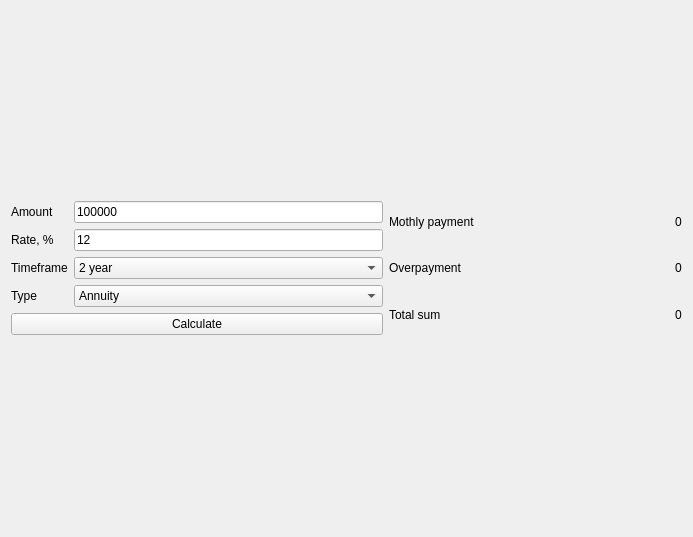
<?xml version="1.0" encoding="UTF-8"?>
<ui version="4.0">
 <class>Credit</class>
 <widget class="QWidget" name="Credit">
  <property name="geometry">
   <rect>
    <x>0</x>
    <y>0</y>
    <width>693</width>
    <height>537</height>
   </rect>
  </property>
  <property name="windowTitle">
   <string>Form</string>
  </property>
  <layout class="QGridLayout" name="gridLayout_3">
   <item row="0" column="1">
    <layout class="QGridLayout" name="gridLayout_2">
     <property name="horizontalSpacing">
      <number>200</number>
     </property>
     <item row="1" column="0">
      <widget class="QLabel" name="label_6">
       <property name="text">
        <string>Overpayment</string>
       </property>
      </widget>
     </item>
     <item row="2" column="1">
      <widget class="QLabel" name="label_total_sum">
       <property name="text">
        <string>0</string>
       </property>
      </widget>
     </item>
     <item row="1" column="1">
      <widget class="QLabel" name="label_overpayment">
       <property name="text">
        <string>0</string>
       </property>
      </widget>
     </item>
     <item row="2" column="0">
      <widget class="QLabel" name="label_7">
       <property name="text">
        <string>Total sum</string>
       </property>
      </widget>
     </item>
     <item row="0" column="0">
      <widget class="QLabel" name="label_10">
       <property name="text">
        <string>Mothly payment</string>
       </property>
      </widget>
     </item>
     <item row="0" column="1">
      <widget class="QLabel" name="label_month_pay">
       <property name="text">
        <string>0</string>
       </property>
      </widget>
     </item>
    </layout>
   </item>
   <item row="0" column="0">
    <layout class="QGridLayout" name="gridLayout">
     <item row="0" column="1">
      <widget class="QLineEdit" name="lineEdit_amount">
       <property name="text">
        <string>100000</string>
       </property>
      </widget>
     </item>
     <item row="3" column="0">
      <widget class="QLabel" name="label_4">
       <property name="text">
        <string>Type</string>
       </property>
      </widget>
     </item>
     <item row="1" column="1">
      <widget class="QLineEdit" name="lineEdit_rate">
       <property name="text">
        <string>12</string>
       </property>
      </widget>
     </item>
     <item row="1" column="0">
      <widget class="QLabel" name="label_2">
       <property name="text">
        <string>Rate, %</string>
       </property>
      </widget>
     </item>
     <item row="3" column="1">
      <widget class="QComboBox" name="comboBox_type">
       <item>
        <property name="text">
         <string>Annuity</string>
        </property>
       </item>
       <item>
        <property name="text">
         <string>Differentaited</string>
        </property>
       </item>
      </widget>
     </item>
     <item row="0" column="0">
      <widget class="QLabel" name="label">
       <property name="text">
        <string>Amount</string>
       </property>
      </widget>
     </item>
     <item row="2" column="0">
      <widget class="QLabel" name="label_3">
       <property name="text">
        <string>Timeframe</string>
       </property>
      </widget>
     </item>
     <item row="2" column="1">
      <widget class="QComboBox" name="comboBox_timeframe">
       <property name="currentIndex">
        <number>6</number>
       </property>
       <item>
        <property name="text">
         <string>1 month</string>
        </property>
       </item>
       <item>
        <property name="text">
         <string>3 month</string>
        </property>
       </item>
       <item>
        <property name="text">
         <string>6 month</string>
        </property>
       </item>
       <item>
        <property name="text">
         <string>9 month</string>
        </property>
       </item>
       <item>
        <property name="text">
         <string>1 year</string>
        </property>
       </item>
       <item>
        <property name="text">
         <string>1.5 year</string>
        </property>
       </item>
       <item>
        <property name="text">
         <string>2 year</string>
        </property>
       </item>
       <item>
        <property name="text">
         <string>3 year</string>
        </property>
       </item>
       <item>
        <property name="text">
         <string>4 year</string>
        </property>
       </item>
       <item>
        <property name="text">
         <string>5 year</string>
        </property>
       </item>
       <item>
        <property name="text">
         <string>6 year</string>
        </property>
       </item>
       <item>
        <property name="text">
         <string>7 year</string>
        </property>
       </item>
       <item>
        <property name="text">
         <string>10 year</string>
        </property>
       </item>
       <item>
        <property name="text">
         <string>15 year</string>
        </property>
       </item>
       <item>
        <property name="text">
         <string>20 year</string>
        </property>
       </item>
       <item>
        <property name="text">
         <string>25 year</string>
        </property>
       </item>
       <item>
        <property name="text">
         <string>30 year</string>
        </property>
       </item>
      </widget>
     </item>
     <item row="4" column="0" colspan="2">
      <widget class="QPushButton" name="pushButton_calculate">
       <property name="text">
        <string>Calculate</string>
       </property>
      </widget>
     </item>
    </layout>
   </item>
  </layout>
 </widget>
 <resources/>
 <connections/>
</ui>
